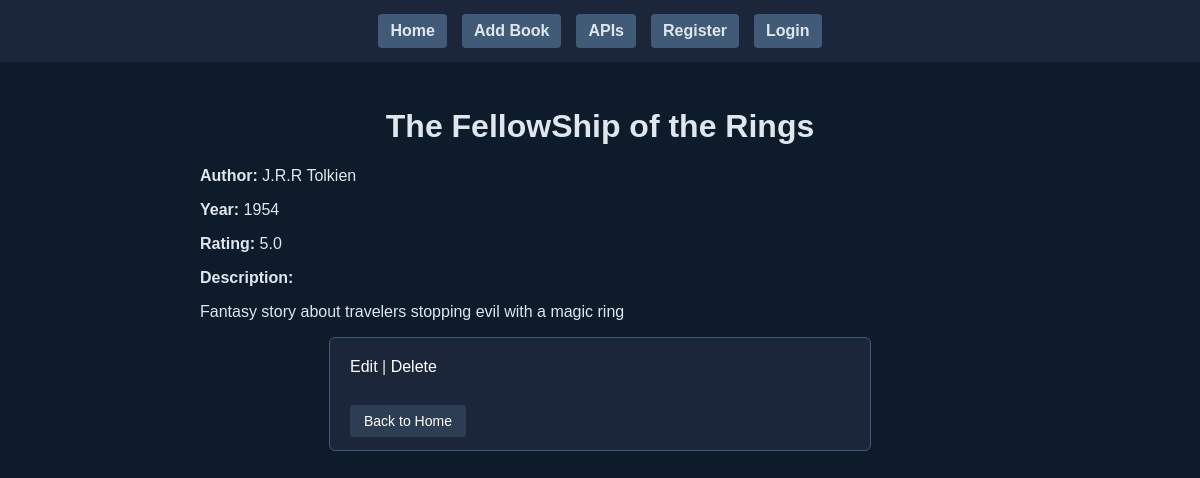
Screenshot of /book/4/ with the database file from the repository.
### books/models.py (models this page shows, shortened)
class Book(models.Model):
    title = models.CharField(max_length=255)
    author = models.CharField(max_length=255)
    year = models.IntegerField()
    rating = models.DecimalField(max_digits=3, decimal_places=1)
    description = models.TextField()
    posted_by = models.ForeignKey(User, on_delete=models.CASCADE, null=True, blank=True)
    objects = BookManager()

### books/views.py (the view)
# urls.py: path('book/<int:id>/', views.book_detail, name='book_detail'),
def book_detail(request, id):
    book = Book.objects.get(id=id)
    return render(request, 'books/detail.html', {'book': book})

### books/templates/books/detail.html (shortened to what this page needs)
{% extends 'books/layout.html' %}
{% block content %}
<h1>{{ book.title }}</h1>
<p><strong>Author:</strong> {{ book.author }}</p>
<p><strong>Year:</strong> {{ book.year }}</p>
<p><strong>Rating:</strong> {{ book.rating }}</p>
<p><strong>Description:</strong></p>
<p>{{ book.description }}</p>
<div class="detail-container">
<a href="/edit/{{ book.id }}/">Edit</a> |
<a href="/delete/{{ book.id }}/">Delete</a>
<div>
<br><br>
<a href="/" class="btn btn-secondary">Back to Home</a>
{% endblock %}

### books/static/books/styles.css (style rules this page uses)
body { font-family: Arial, sans-serif; background-color: #0d1b2a; color: #e0e6ed; margin: 0; padding: 0; display: flex; flex-direction: column; align-items: center; }
h1, h2, h3 { text-align: center; color: #e0e6ed; }
.btn { padding: 8px 14px; border-radius: 4px; text-decoration: none; color: white; font-size: 14px; border: none; cursor: pointer; }
.btn-secondary { background: #2d3d53; }
.detail-container, .notice-box { background: #1b263b; padding: 20px; border-radius: 6px; border: 1px solid #415a77; width: 100%; max-width: 500px; margin: 0 auto; }
.notice-box a, .detail-container a { color: white; text-decoration: none; }

### rows the page displays
Book: title "The FellowShip of the Rings", author "J.R.R Tolkien", year "1954", rating "5.0", description "Fantasy story about travelers stopping evil with a magic ring"
